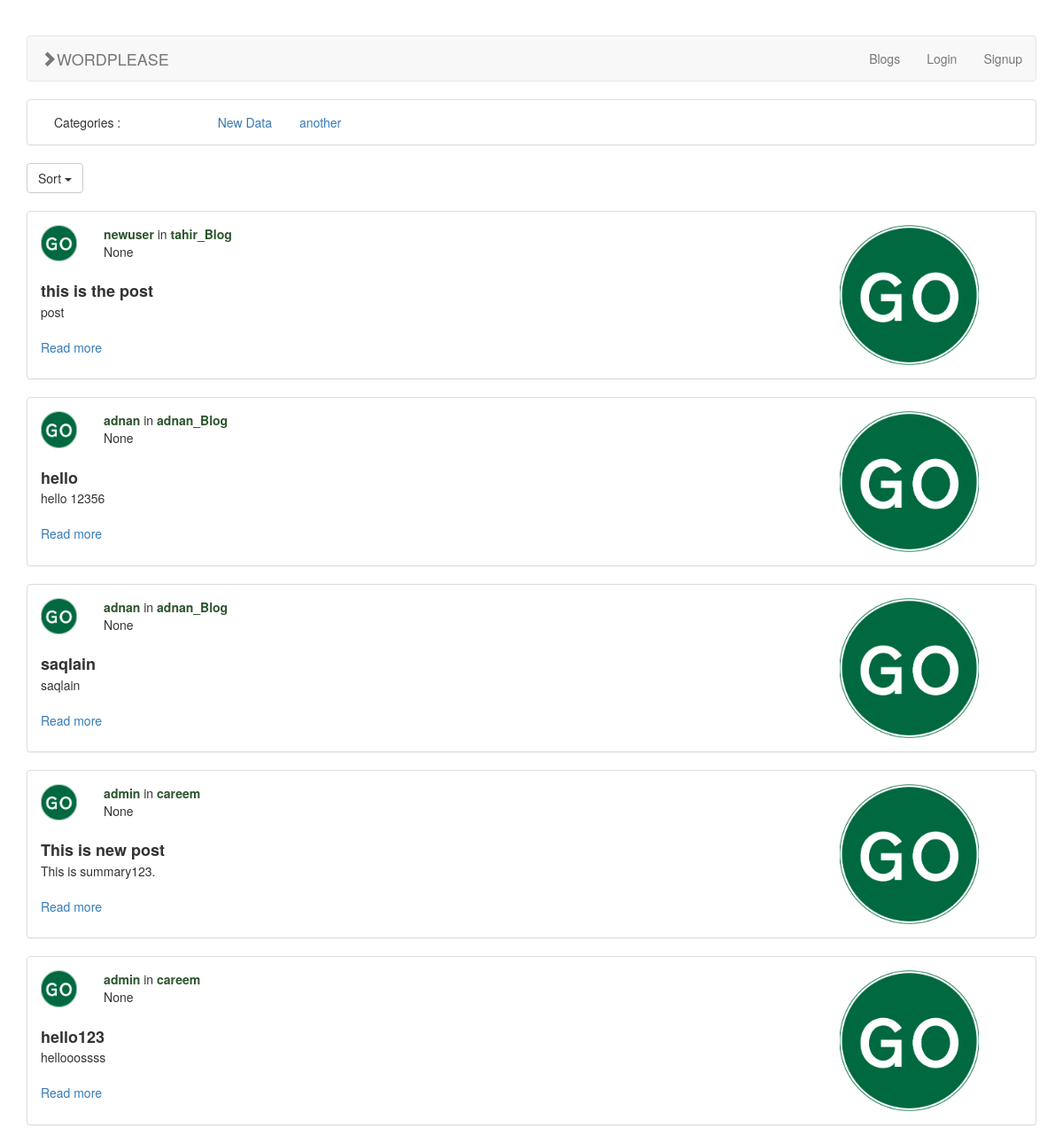
The app's page /, older data.
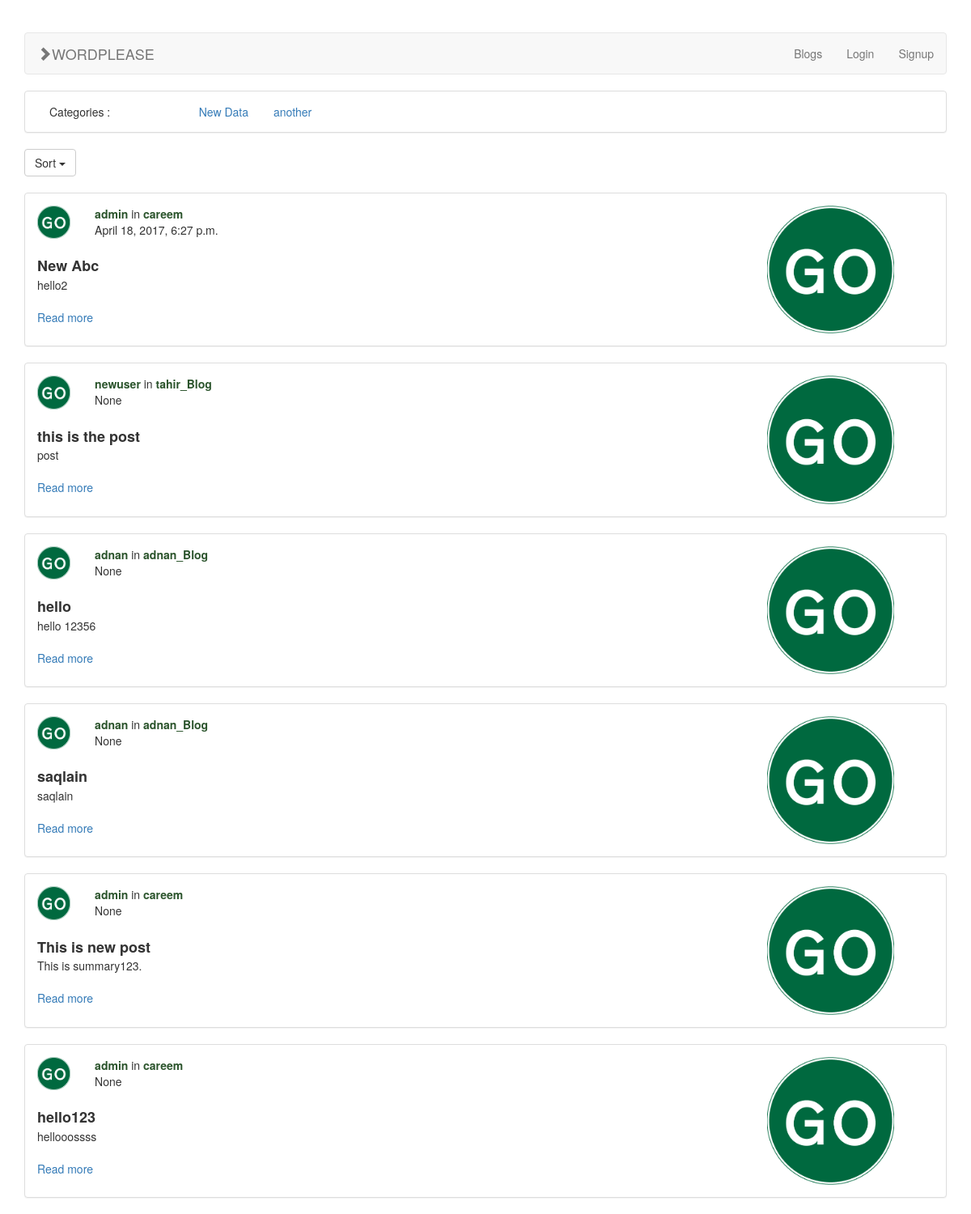
The same page, newer data.
### blogs/models.py (models this page shows, shortened)
class Category(models.Model):
    title = models.CharField(max_length=100)
    slug = models.SlugField(max_length=100, db_index=True)
    hidden = models.BooleanField(default=False)

class Post(models.Model):
    title = models.CharField(max_length=100)
    slug = models.SlugField(max_length=100, unique=True)
    body = models.TextField()
    picture = models.ImageField(null=True, blank=True)
    is_published = models.BooleanField(default=True)
    summary = models.TextField()
    posted_at = models.DateTimeField(auto_now_add=True)
    hidden = models.BooleanField(default=False)
    blog = models.ForeignKey(Blog, related_name='post')
    category = models.ManyToManyField(Category)

class Blog(models.Model):
    title = models.CharField(max_length=100)
    author = models.OneToOneField(User, related_name='blog')
    created_at = models.DateField(auto_now_add=True)
    slug = models.SlugField(max_length=100, unique=True)

### blogs/views.py (the view)
# urls.py: url(r'^$', PostListView.as_view(), name='post_list'),
class PostListView(APIView):
    renderer_classes = [TemplateHTMLRenderer]
    template_name = 'post_list.html'
    serializer_class = PostSerializer
    authentication_classes = (SessionAuthentication, BasicAuthentication)
    def get(self, request, format=None):
        categories = utils.get_all_visible_categories()
        cat_slug = request.GET.get('cat', None)
        sort = request.GET.get('sort', None)
        auth = request.user.is_authenticated()
        posts = Post.objects.filter(is_published=True).order_by('-posted_at')
        if cat_slug:
            posts = posts.filter(category__slug=cat_slug)
        if sort:
            posts = posts.order_by(sort)
        return Response({'posts': posts, 'user': auth, 'categories': categories, 'selected_cat': cat_slug,
                         'logged_in_user': request.user})

### blogs/utils.py (called while the page is built)
def get_all_visible_categories():
    return Category.objects.filter(hidden=False)

### blogs/templates/post_list.html (shortened to what this page needs)
{% extends 'base.html' %}
{% load static %}
{% block content %}
    <div class="dropdown">
        <button class="btn btn-default dropdown-toggle" type="button" data-toggle="dropdown">Sort
            <span class="caret"></span></button>
    </div>
    <br>
    {% for post in posts %}
        <div class="panel panel-default">
            <div class="panel-body">
                <div class="row">
                    <div class="col-md-9 col-sm-9 col-xs-9">
                        <div class="row">
                            <div class="col-md-1 col-sm-1 col-xs-11">
                                <img style="width: 100%;display: block;" src="{% static "go.gif" %}">
                            </div>
                            <div class="col-md-11 col-sm-11 col-xs-11">
                                <span style="color: #2b542c"><b>{{ post.blog.author }}</b></span> in <span
                                    style="color: #2b542c"><b>{{ post.blog.title }}</b></span><br>
                                <span>{{ post.posted_at }} </span>
                            </div>
                        </div>
                        <br>
                        <span style="font-size: 18px;"><b>{{ post.title }}</b></span>
                        <br>
                        <span>{{ post.summary }}
                        </span><br>
                        <br>
                        <a href="{% url 'post-details' slug=post.slug %}">Read more</a>
                    </div>
                    <div class="col-md-3 col-sm-3 col-xs-3">
                        <div class="col-md-12 col-sm-12 col-xs-12">
                            <img style="width: 70%;display: block;margin: 0 auto;" src="{% static "go.gif" %}">
                        </div>
                    </div>
                </div>
            </div>
        </div>
    {% endfor %}
{% endblock %}

### blogs/templates/base.html (shortened to what this page needs)
<!DOCTYPE html>
{% load static %}
<html lang="en">
<head>
    <link href='{% static "bootstrap/css/bootstrap.min.css" %}' rel="stylesheet">
    <link href='{% static "default.css" %}' rel="stylesheet">
</head>
<body>
<br>
<br>
<div class="container">
    <nav class="navbar navbar-default">
        <div class="container-fluid">
            <div class="navbar-header">
                <a class="navbar-brand" href="{% url 'post_list' %}"><span class="glyphicon glyphicon-chevron-right"></span>WORDPLEASE</a>
            </div>
            <ul class="nav navbar-nav navbar-right">
                <li><a href="{% url 'blog-list' %}">Blogs</a></li>
                {% if user %}
                    <li>
                        <a href="{% url 'add_post' %}">New Post</a>
                    </li>
                    <li>
                        <a href="{% url 'logout' %}">Logout</a>
                    </li>
                    <li>
                        <a href="{% url 'blog-post-details' username=logged_in_user.username %}">{{ logged_in_user.username }}
                            in {{ logged_in_user.blog.title }}</a>
                    </li>
                {% else %}
                    <li>
                        <a href="{% url 'login' %}">Login</a>
                    </li>
                    <li>
                        <a href="{% url 'register-user' %}">Signup</a>
                    </li>
                {% endif %}
            </ul>
        </div>
    </nav>
    {% if categories %}
        <div class="panel panel-default">
            <div class="panel-body">
                {% block categories %}
                    <div class="col-lg-2">Categories :</div>
                    {% for category in categories %}
                        <div class="col-lg-1 {% if selected_cat == category.slug %}bg-success text-white{% endif %}"><a
                                href="{% url 'post_list' %}?cat={{ category.slug }}">{{ category.title }}</a></div>
                    {% endfor %}
                {% endblock %}
            </div>
        </div>
    {% endif %}
    <div class="row">
        <div class="col-sm-12">
            {% block content %}{% endblock %}
        </div>
    </div>
</div>
</body>
</html>

Row changes from the older to the newer data that the page shows:
added Post: blog.author "admin", blog "careem", posted_at "April 18, 2017, 6:27 p.m.", title "New Abc", summary "hello2"
